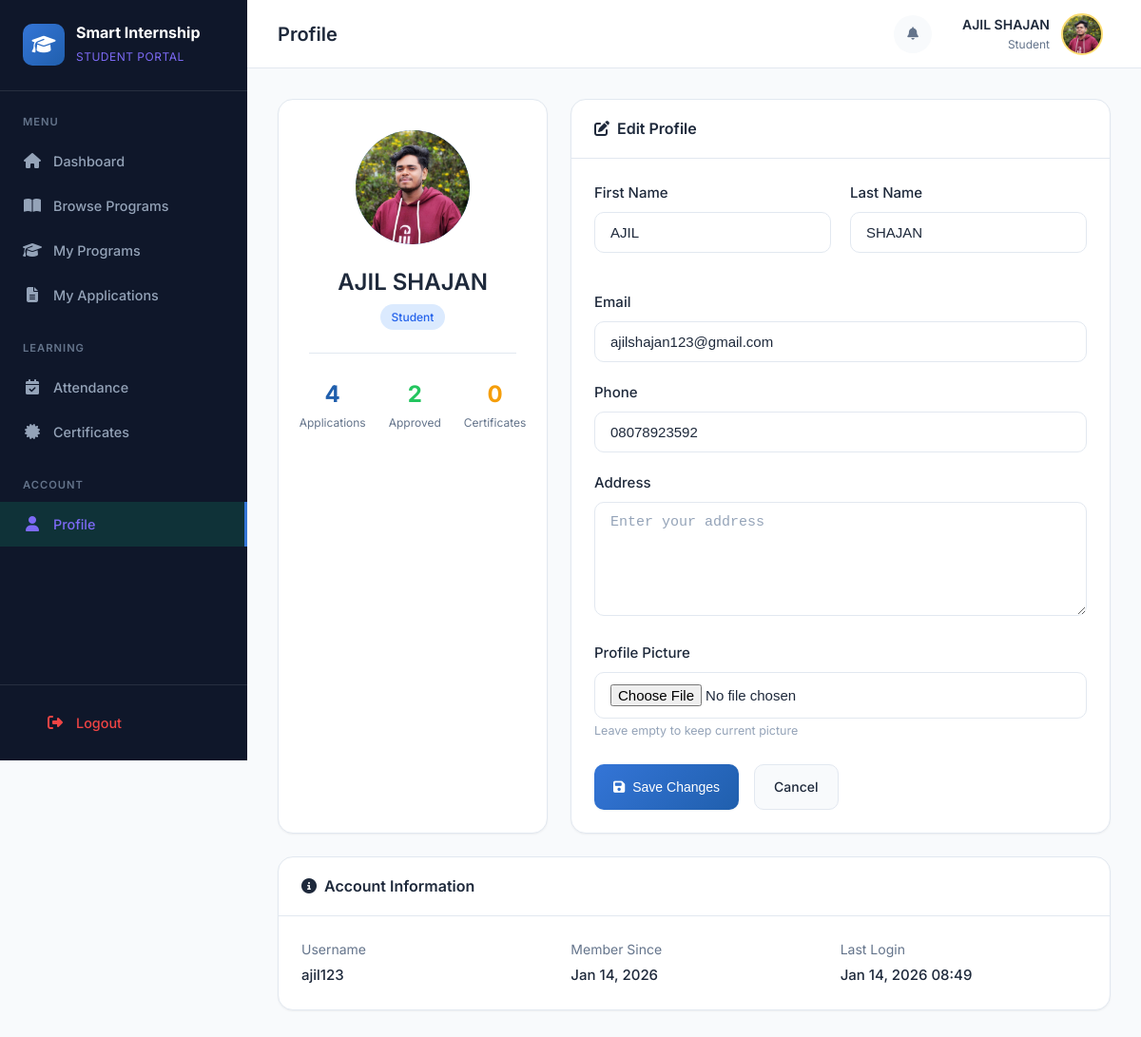
Before: /student/profile/ (signed in) with the older database file.
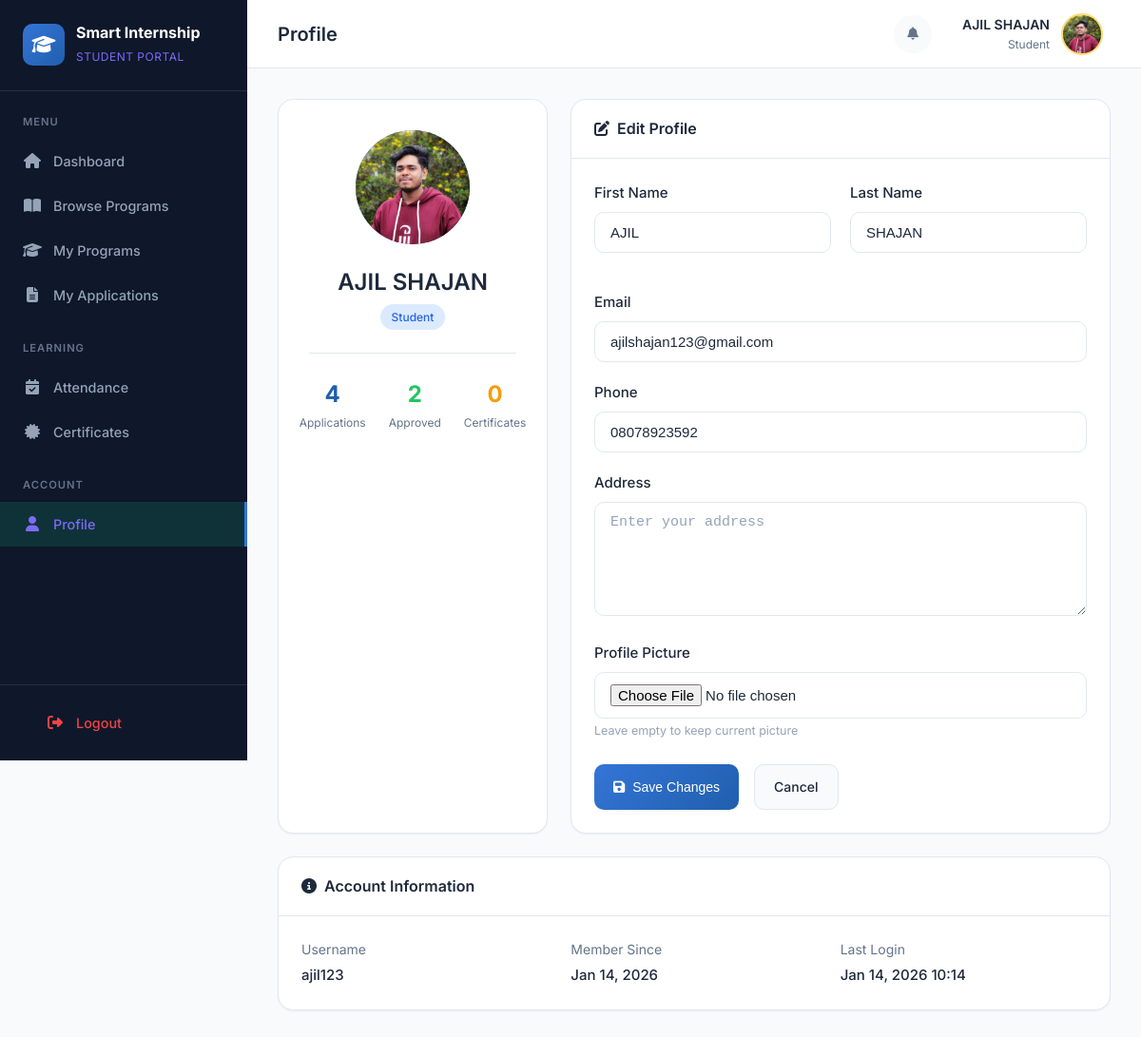
After: the same page with the newer database file.
### accounts/models.py (models this page shows, shortened)
class User(AbstractUser):
    ROLE_CHOICES = (
        ('ADMIN', 'Admin'),
        ('COORDINATOR', 'HR Coordinator'),
        ('STUDENT', 'Student'),
    )
    APPROVAL_STATUS_CHOICES = (
        ('PENDING', 'Pending Approval'),
        ('APPROVED', 'Approved'),
        ('REJECTED', 'Rejected'),
    )
    role = models.CharField(max_length=20, choices=ROLE_CHOICES, default='STUDENT')
    phone = models.CharField(max_length=15, blank=True, null=True)
    address = models.TextField(blank=True, null=True)
    profile_picture = models.ImageField(upload_to='profiles/', blank=True, null=True)
    institution = models.ForeignKey(
        'institutions.Institution',
        on_delete=models.SET_NULL,
        null=True,
        blank=True,
        related_name='users'
    )
    qualification = models.CharField(max_length=255, blank=True, null=True, help_text="Student's highest qualification")
    is_active = models.BooleanField(default=True)
    approval_status = models.CharField(
        max_length=20,
        choices=APPROVAL_STATUS_CHOICES,
        default='APPROVED',  # Default to APPROVED for admin/coordinator, will be PENDING for students
        help_text='Approval status for student registrations'
    )
    approved_by = models.ForeignKey(
        'self',
        on_delete=models.SET_NULL,
        null=True,
        blank=True,
        related_name='approved_students',
        help_text='Coordinator or Admin who approved/rejected this user'
    )
    approval_date = models.DateTimeField(null=True, blank=True)
    rejection_reason = models.TextField(blank=True, null=True, help_text='Reason for rejection if rejected')
    created_at = models.DateTimeField(auto_now_add=True)
    updated_at = models.DateTimeField(auto_now=True)
    class Meta:
        verbose_name = 'User'
        verbose_name_plural = 'Users'

### accounts/student_views.py (the view, shortened to what this page needs)
# urls.py: path('profile/', coordinator_views.profile, name='profile'),
@student_required
def profile(request):
    student = request.user
    total_applications = Application.objects.filter(student=student).count()
    approved_count = Application.objects.filter(student=student, status='APPROVED').count()
    certificates_count = Certificate.objects.filter(application__student=student, status='ISSUED').count()
    context = {
        'student': student,
        'total_applications': total_applications,
        'approved_count': approved_count,
        'certificates_count': certificates_count,
    }
    return render(request, 'student/profile.html', context)

### templates/student/profile.html (shortened to what the changed rows need)
{% extends 'student/base.html' %}
{% block page_title %}Profile{% endblock %}
{% block content %}
<div style="display: grid; grid-template-columns: 1fr 2fr; gap: var(--space-6);">
    <div class="card">
        <div class="card-body" style="text-align: center; padding: var(--space-8);">
            <div style="width: 120px; height: 120px; border-radius: 50%; background: linear-gradient(135deg, var(--primary-500), var(--primary-600)); display: flex; align-items: center; justify-content: center; margin: 0 auto var(--space-6); font-size: 3rem; color: white; font-weight: 600;">
                {% if student.profile_picture %}
                    <img src="{{ student.profile_picture.url }}" alt="Profile" style="width: 100%; height: 100%; border-radius: 50%; object-fit: cover;">
                {% else %}
                    {{ student.username|slice:":1"|upper }}
                {% endif %}
            </div>
            <h2 style="margin-bottom: var(--space-2);">{{ student.get_full_name|default:student.username }}</h2>
            <span class="badge badge-info" style="margin-bottom: var(--space-6);">Student</span>
            <div style="display: flex; justify-content: center; gap: var(--space-6); padding-top: var(--space-6); border-top: 1px solid var(--border-light);">
                <div style="text-align: center;">
                </div>
                <div style="text-align: center;">
                </div>
                <div style="text-align: center;">
                </div>
            </div>
        </div>
    </div>
    <div class="card">
        <div class="card-body">
            <form method="post" enctype="multipart/form-data">
                <div style="display: grid; grid-template-columns: 1fr 1fr; gap: var(--space-5);">
                    <div class="form-group">
                        <label style="display: block; margin-bottom: var(--space-2); font-weight: 500;">First Name</label>
                        <input type="text" name="first_name" value="{{ student.first_name }}"
                               class="form-control" style="width: 100%; padding: var(--space-3) var(--space-4); border: 1px solid var(--border-light); border-radius: var(--radius-md);">
                    </div>
                    <div class="form-group">
                        <label style="display: block; margin-bottom: var(--space-2); font-weight: 500;">Last Name</label>
                        <input type="text" name="last_name" value="{{ student.last_name }}"
                               class="form-control" style="width: 100%; padding: var(--space-3) var(--space-4); border: 1px solid var(--border-light); border-radius: var(--radius-md);">
                    </div>
                </div>
                <div class="form-group" style="margin-top: var(--space-5);">
                    <label style="display: block; margin-bottom: var(--space-2); font-weight: 500;">Email</label>
                    <input type="email" name="email" value="{{ student.email }}"
                           class="form-control" style="width: 100%; padding: var(--space-3) var(--space-4); border: 1px solid var(--border-light); border-radius: var(--radius-md);">
                </div>
                <div class="form-group" style="margin-top: var(--space-5);">
                    <label style="display: block; margin-bottom: var(--space-2); font-weight: 500;">Phone</label>
                    <input type="tel" name="phone" value="{{ student.phone|default:'' }}"
                           class="form-control" style="width: 100%; padding: var(--space-3) var(--space-4); border: 1px solid var(--border-light); border-radius: var(--radius-md);" placeholder="Enter phone number">
                </div>
            </form>
        </div>
    </div>
</div>
<div class="card" style="margin-top: var(--space-6);">
    <div class="card-body">
        <div style="display: grid; grid-template-columns: repeat(3, 1fr); gap: var(--space-6);">
            <div>
                <div style="font-size: 0.875rem; color: var(--text-secondary); margin-bottom: var(--space-1);">Username</div>
                <div style="font-weight: 500;">{{ student.username }}</div>
            </div>
            <div>
                <div style="font-size: 0.875rem; color: var(--text-secondary); margin-bottom: var(--space-1);">Member Since</div>
                <div style="font-weight: 500;">{{ student.date_joined|date:"M d, Y" }}</div>
            </div>
            <div>
                <div style="font-size: 0.875rem; color: var(--text-secondary); margin-bottom: var(--space-1);">Last Login</div>
                <div style="font-weight: 500;">{{ student.last_login|date:"M d, Y H:i"|default:"Never" }}</div>
            </div>
        </div>
    </div>
</div>
{% endblock %}

### templates/student/base.html (shortened to what the changed rows need)
{% load static %}
<!DOCTYPE html>
<html lang="en">
<head>
    <link rel="stylesheet" href="https://cdnjs.cloudflare.com/ajax/libs/font-awesome/6.4.2/css/all.min.css">
    <link rel="stylesheet" href="{% static 'css/style.css' %}">
</head>
<body>
    <div class="app-layout">
        <aside class="sidebar">
            <div class="sidebar-header">
                <div class="sidebar-logo">
                    <div class="sidebar-logo-text">
                        <h1>Smart Internship</h1>
                    </div>
                </div>
            </div>
        </aside>
        <main class="main-content">
            <header class="header">
                <div class="header-left">
                    <h2 class="page-title">{% block page_title %}Dashboard{% endblock %}</h2>
                </div>
                <div class="header-right">
                    <div class="user-menu">
                        <div class="user-info">
                            <div class="user-name">{{ request.user.get_full_name|default:request.user.username }}</div>
                            <div class="user-role">Student</div>
                        </div>
                        <div class="user-avatar">
                            {% if request.user.profile_picture %}
                                <img src="{{ request.user.profile_picture.url }}" alt="Avatar" style="width:100%;height:100%;border-radius:50%;object-fit:cover;">
                            {% else %}
                                {{ request.user.username|slice:":1"|upper }}
                            {% endif %}
                        </div>
                    </div>
                </div>
            </header>
            <div class="page-content">
                {% block content %}{% endblock %}
            </div>
        </main>
    </div>
</body>
</html>

Changed rows visible on the page:
changed User "AJIL SHAJAN": last_login "Jan 14, 2026 08:49" → "Jan 14, 2026 10:14"
